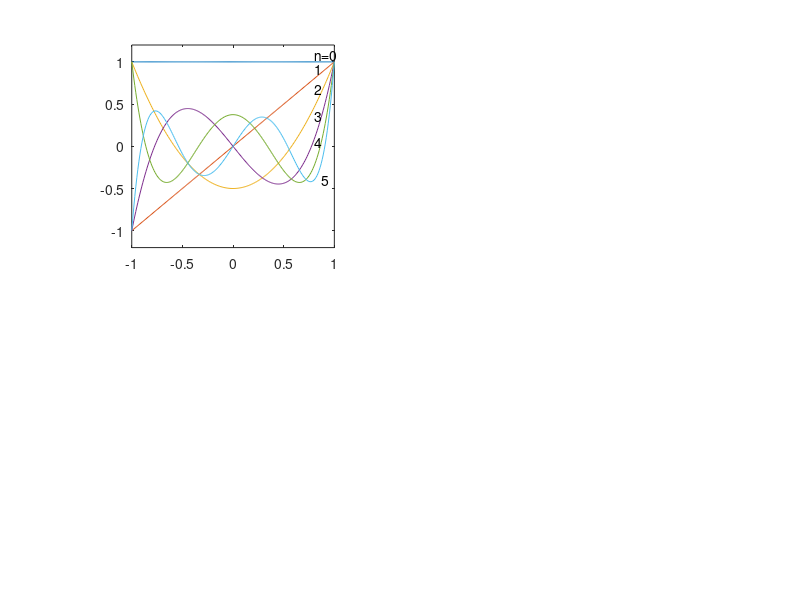

Write MATLAB code to recreate this figure.
% Plot legendre polynomials
% Copyright 1999 by Todd K. Moon

t = -1:.01:1;
P0 = ones(size(t));
P1 = t;
P2 = 0.5*(3*t.^2 - 1);
P3 = 0.5*(5*t.^3 - 3*t);
P4 = .125*(35*t.^4 - 30*t.^2 + 3);
P5 = .125*(63*t.^5 - 70*t.^3 + 15*t);

clf
subplot(2,2,1)
plot(t,P0,t,P1,t,P2,t,P3,t,P4,t,P5);
axis([-1 1 -1.2 1.2]);
axis square
t0 = 0.8;
off = 0.08;
%$$$ text(t0,1+off,'\itT_0');
%$$$ text(t0,t0+1.4*off,'\itT_1');
%$$$ text(t0,.5*(3*t0^2 -1) +2.7*off,'\itT_2');
%$$$ text(t0,.5*(5*t0^3-3*t0) +3.5*off,'\itT_3');
%$$$ text(t0,.125*(35*t0^4-30*t0^2+3)   +3.5*off,'\itT_4');
%$$$ t1 = 0.87;
%$$$ text(t1,.125*(63*t0^5-70*t0^3+15*t0),'\itT_5');
text(t0,1+off,'n=0');
text(t0,t0+1.4*off,'1');
text(t0,.5*(3*t0^2 -1) +2.7*off,'2');
text(t0,.5*(5*t0^3-3*t0) +3.5*off,'3');
text(t0,.125*(35*t0^4-30*t0^2+3)   +3.5*off,'4');
t1 = 0.87;
text(t1,.125*(63*t0^5-70*t0^3+15*t0),'5');
print -deps ../pictures/legendre1.eps
